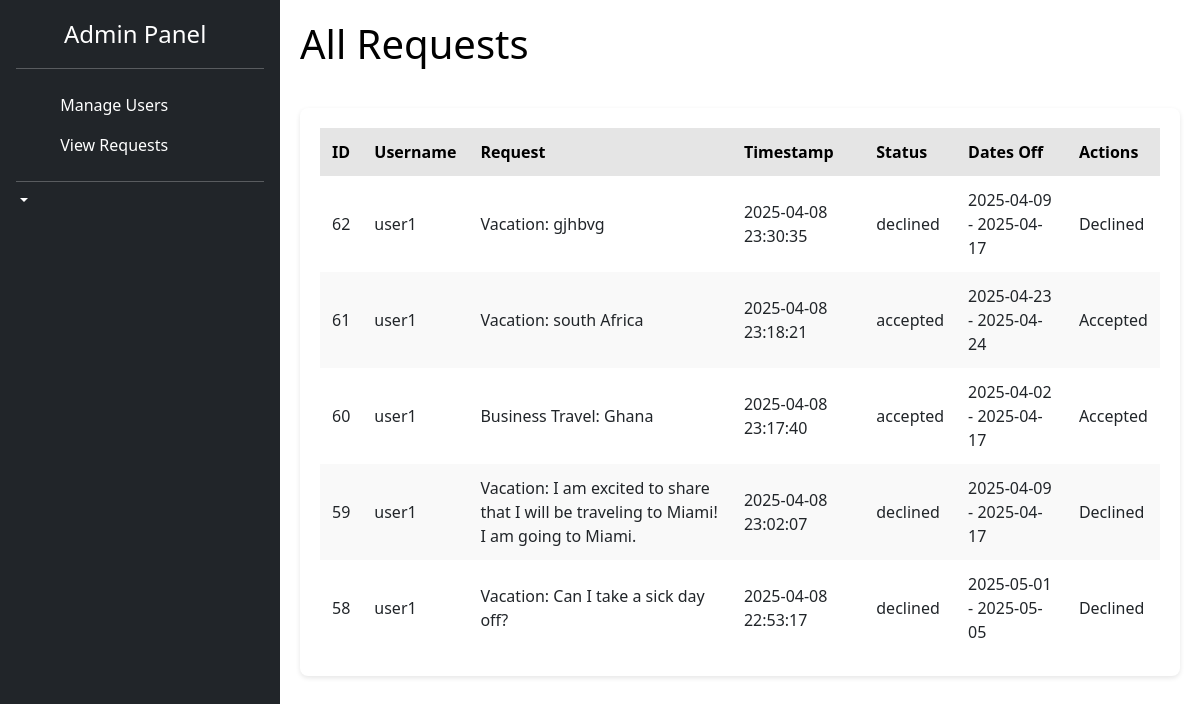
The app's page /admin_requests (signed in), older data.
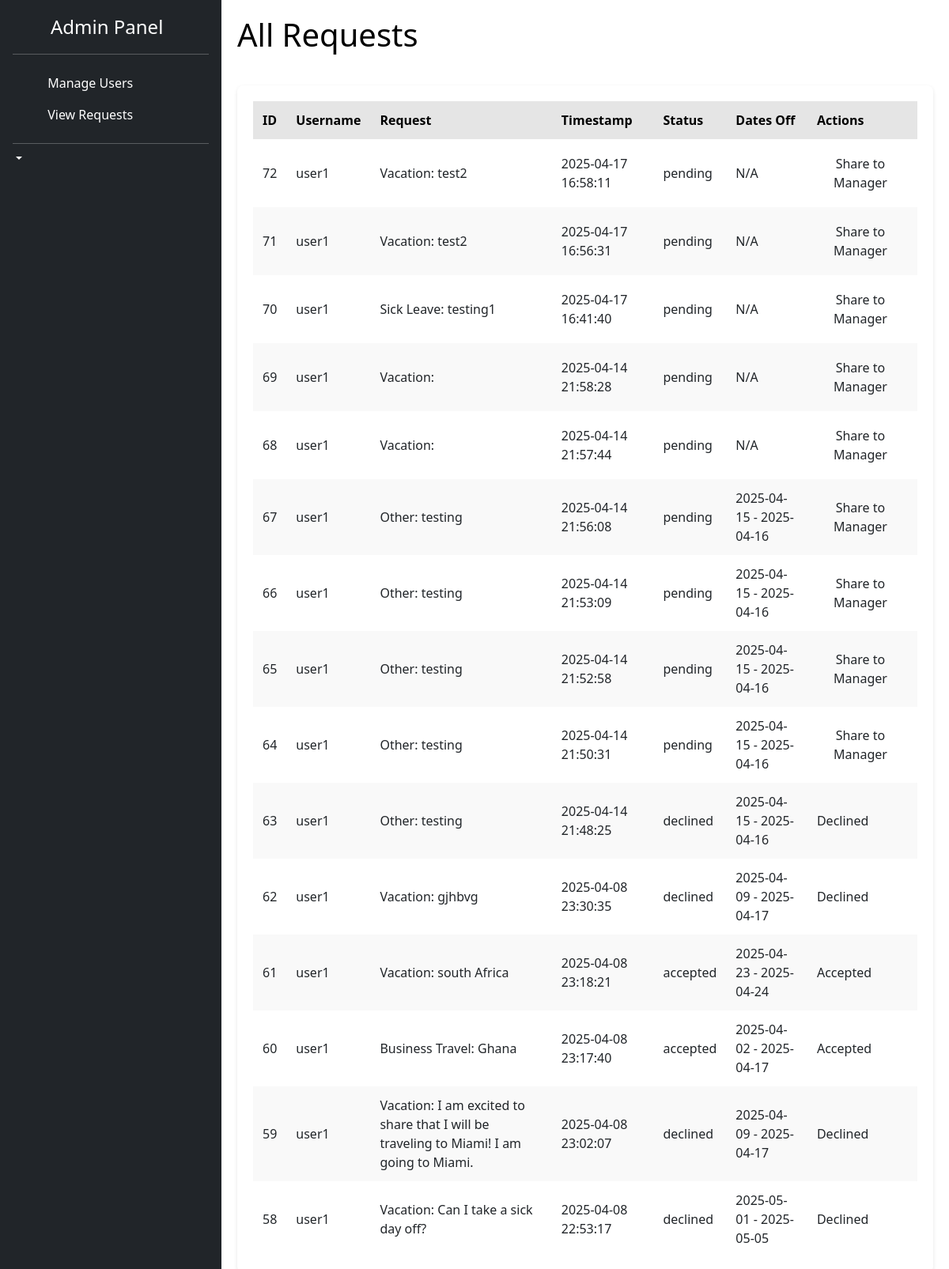
The same page, newer data.
### tables this page shows
CREATE TABLE requests (
    id INTEGER PRIMARY KEY AUTOINCREMENT,
    username TEXT NOT NULL,
    request TEXT NOT NULL,
    timestamp DATETIME DEFAULT CURRENT_TIMESTAMP
, status TEXT DEFAULT 'pending', user_id INTEGER, start_date TEXT, end_date TEXT);

### main.py (the view)
@app.route("/admin_requests")
def admin_requests():
    if "user" in session and session.get("role") == "admin":
        conn = sqlite3.connect("users.db")
        cursor = conn.cursor()
        cursor.execute("SELECT id, username, request, timestamp, status, start_date, end_date FROM requests ORDER BY timestamp DESC")
        all_requests = cursor.fetchall()
        conn.close()
        return render_template("HTML/admin_requests.html", requests=all_requests)
    return redirect(url_for("login"))

### templates/HTML/admin_requests.html (shortened to what this page needs)
<!DOCTYPE html>
<html lang="en">
<head>
  <link rel="stylesheet" href="{{ url_for('static', filename='CSS/sidebars.css') }}">
  <link rel="stylesheet" href="{{ url_for('static', filename='CSS/dashboard.css') }}">
  <link rel="stylesheet" href="{{ url_for('static', filename='CSS/admin_requests.css') }}">
  <link href="https://cdn.jsdelivr.net/npm/bootstrap@5.3.2/dist/css/bootstrap.min.css" rel="stylesheet">
  <link rel="stylesheet" href="https://cdn.jsdelivr.net/npm/flatpickr/dist/flatpickr.min.css">
  <link rel="stylesheet" href="https://cdn.jsdelivr.net/npm/@docsearch/css@3">
  <link href="../assets/dist/css/bootstrap.min.css" rel="stylesheet">
  <link rel="stylesheet" href="https://cdnjs.cloudflare.com/ajax/libs/bootstrap/5.1.3/css/bootstrap.min.css" />
  <link rel="stylesheet" href="https://cdnjs.cloudflare.com/ajax/libs/font-awesome/6.0.0/css/all.min.css" />
</head>
<body>
  <div class="app-container">
    <div class="sidebar flex-column flex-shrink-0 p-3 text-bg-dark" style="width: 280px;">
      <a href="/" class="d-flex align-items-center mb-3 mb-md-0 me-md-auto text-white text-decoration-none">
        <svg class="bi pe-none me-2" width="40" height="32"><use xlink:href="#bootstrap"/></svg>
        <span class="fs-4">Admin Panel</span>
      </a>
      <hr>
      <ul class="nav nav-pills flex-column mb-auto">
        <li class="nav-item">
          <a href="{{ url_for('admin_panel') }}" class="nav-link text-white" >
            <svg class="bi pe-none me-2" width="16" height="16"><use xlink:href="#"/></svg>
            Manage Users
          </a>
        </li>
        <li>
          <a href="{{ url_for('admin_requests') }}" class="nav-link text-white">
            <svg class="bi pe-none me-2" width="16" height="16"><use xlink:href="#"/></svg>
            View Requests
          </a>
        </li>
      </ul>
      <hr>
      <div class="dropdown">
        <a href="#" class="d-flex align-items-center text-white text-decoration-none dropdown-toggle" data-bs-toggle="dropdown" aria-expanded="false">
        </a>
      </div>
    </div>
  <div class="main-content">
    <header>
      <h1>All Requests</h1>
    </header>
    <div class="table-container">
      <table>
        <thead>
          <tr>
            <th>ID</th>
            <th>Username</th>
            <th>Request</th>
            <th>Timestamp</th>
            <th>Status</th>
            <th>Dates Off</th>
            <th>Actions</th>
          </tr>
        </thead>
        <tbody>
          {% for req in requests %}
          <tr>
            <td>{{ req[0] }}</td>
            <td>{{ req[1] }}</td>
            <td>{{ req[2] }}</td>
            <td>{{ req[3] }}</td>
            <td>{{ req[4] }}</td>
            <td>
              {% if req[5] and req[6] %}
                {{ req[5] }} - {{ req[6] }}
              {% else %}
                N/A
              {% endif %}
            </td>
            <td>
              {% if req[4] == 'pending' %}
                <a href="{{ url_for('share_request', request_id=req[0]) }}" class="btn btn-share">Share to Manager</a>
              {% else %}
                <span>{{ req[4] | capitalize }}</span>
              {% endif %}
            </td>
          </tr>
          {% endfor %}
        </tbody>
      </table>
    </div>
  </div>
</body>
</html>

### static/CSS/sidebars.css (style rules this page uses)
body { min-height: 100vh; min-height: -webkit-fill-available; }
html { height: -webkit-fill-available; }
.dropdown-toggle { outline: 0; }
.nav-link { display: flex; align-items: center; padding: 10px 15px; color: white; border-radius: 6px; transition: background-color 0.2s ease; }

### static/CSS/dashboard.css (style rules this page uses)
*,body { margin:0 }
* { padding:0;box-sizing:border-box }
body { font-family:Poppins,sans-serif; height:100vh; background:#f8f9fa; color:#000; }
.app-container { display: flex; height: 100vh; }
.main-content { flex:1; padding:20px; overflow-y:auto; }
.main-content h1 { margin-bottom:20px; }
.bi { vertical-align:-.125em; fill:currentColor }

### static/CSS/admin_requests.css (style rules this page uses)
body { background: #f0f2f5; font-family: "Poppins", sans-serif; }
.main-content { padding: 20px; }
header { display: flex; justify-content: space-between; align-items: center; margin-bottom: 20px; }
header h1 { color: black; }
.table-container { background: #fff; border-radius: 8px; padding: 20px; box-shadow: 0 2px 5px rgba(0,0,0,0.1); }
table { width: 100%; border-collapse: collapse; }
table th, table td { padding: 12px; text-align: left; }
table thead { background: #E5E5E5; color: black; }
table tbody tr:nth-child(even) { background: #f9f9f9; }
.btn { padding: 6px 12px; text-decoration: none; color: #fff; border-radius: 4px; font-size: 14px; margin-right: 5px; display: inline-block; border: none; cursor: pointer; }
.btn-share { background: #2196f3; }

Row changes from the older to the newer data that the page shows:
added requests: id "72", username "user1", request "Vacation: test2", timestamp "2025-04-17 16:58:11", status "pending", start_date "N/A"
added requests: id "71", username "user1", request "Vacation: test2", timestamp "2025-04-17 16:56:31", status "pending", start_date "N/A"
added requests: id "70", username "user1", request "Sick Leave: testing1", timestamp "2025-04-17 16:41:40", status "pending", start_date "N/A"
added requests: id "69", username "user1", request "Vacation:", timestamp "2025-04-14 21:58:28", status "pending", start_date "N/A"
added requests: id "68", username "user1", request "Vacation:", timestamp "2025-04-14 21:57:44", status "pending", start_date "N/A"
added requests: id "67", username "user1", request "Other: testing", timestamp "2025-04-14 21:56:08", status "pending", start_date "2025-04-15", end_date "2025-04-16"
added requests: id "66", username "user1", request "Other: testing", timestamp "2025-04-14 21:53:09", status "pending", start_date "2025-04-15", end_date "2025-04-16"
added requests: id "65", username "user1", request "Other: testing", timestamp "2025-04-14 21:52:58", status "pending", start_date "2025-04-15", end_date "2025-04-16"
added requests: id "64", username "user1", request "Other: testing", timestamp "2025-04-14 21:50:31", status "pending", start_date "2025-04-15", end_date "2025-04-16"
added requests: id "63", username "user1", request "Other: testing", timestamp "2025-04-14 21:48:25", status "declined", start_date "2025-04-15", end_date "2025-04-16", status "Declined"
